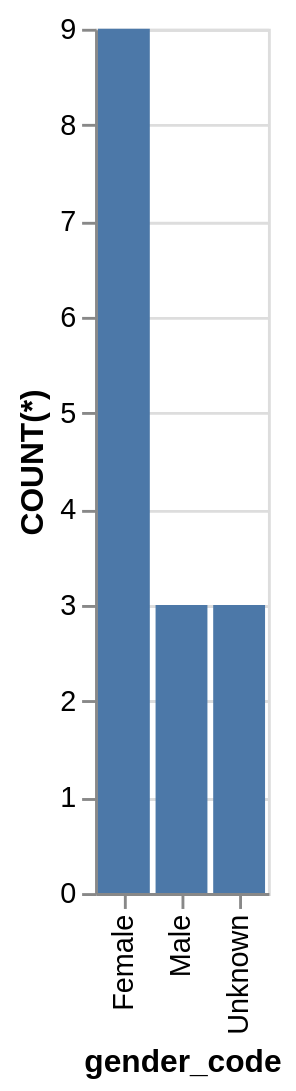

Vega-Lite specification for this chart:
### Vega-Lite specification from a JSON file in a GitHub repository (floating-point values rounded to 4 significant figures)
{"data": {"values": [{"x_data": "Female", "y_data": 9}, {"x_data": "Male", "y_data": 3}, {"x_data": "Unknown", "y_data": 3}]}, "mark": "bar", "encoding": {"x": {"field": "x_data", "type": "nominal", "title": "gender_code", "sort": "ascending"}, "y": {"field": "y_data", "type": "quantitative", "title": "COUNT(*)"}}}
